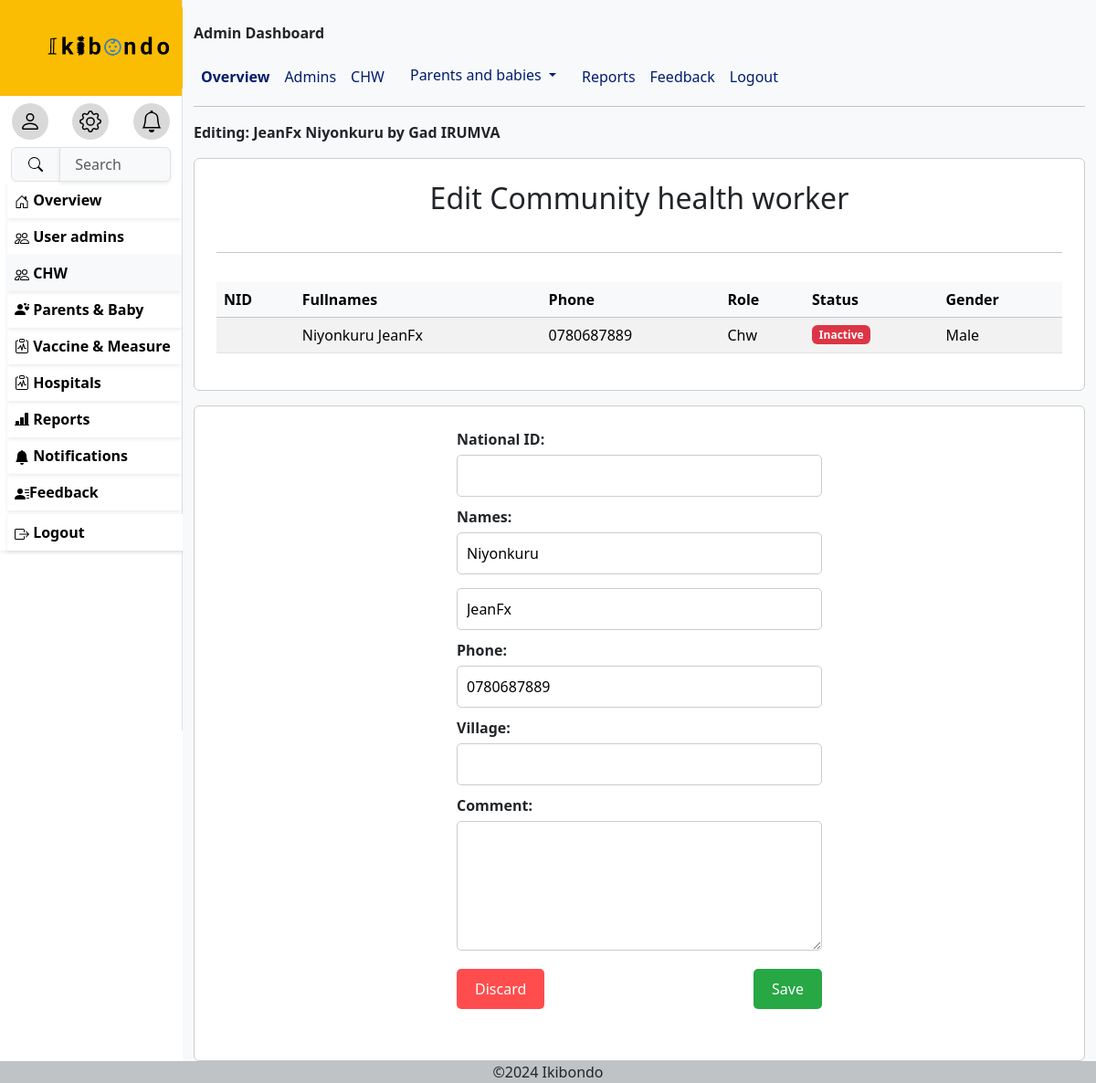
Page /userdetail/0780687889/ (signed in) on the committed database.
### ikibondoapp/models.py (models this page shows, shortened)
class Myuser(AbstractUser):
    ROLE_CHOICES = [
        ('Nurse', 'Nurse'),
        ('Superadmin', 'Superadmin'),
        ('Chw', 'Chw'),
        ('Parent', 'Parent'),
    ]
    GENDER_CHOICES = [
        ('Male', 'Male'),
        ('Female', 'Female'),
    ]
    username=None
    phone_number=models.CharField(max_length=10,validators=[
            RegexValidator(
                regex=r'^\d{10}$',
                message="Phone number must be 10 digits long.",
                code='invalid_phone_number'
            )
            ],
        unique=True)
    email=models.EmailField(unique=True,blank=True)
    role=models.CharField(choices=[('Nurse','Nurse'),('Superadmin','Superadmin'),('Chw','Chw'),('Parent','Parent')],max_length=50)
    gender= models.CharField(choices=[('Male','Male'),('Female','Female')],max_length=20)
    Age= models.PositiveIntegerField(null=True,validators=[
            RegexValidator(
                regex=r'^\d{2}$',
                message="age must be 2 digits long.",
                code='invalid_age_value'
            )
            ])
    need_password_change=models.BooleanField(default=True)
    USERNAME_FIELD='phone_number'
    REQUIRED_FIELDS=['email']
    object=CustomUserManager()

### ikibondoapp/views.py (the view)
# urls.py: path('userdetail/<str:phone>/',userdetail,name='userdetail'),
@login_required
def userdetail(request,phone):
    user=request.user
    editx = get_object_or_404(Myuser, phone_number=phone)
    if request.method=='POST':
        return render(request,'userdetails.html',{'user':user,'editx':editx})
    return render(request,'userdetails.html',{'user':user,'editx':editx})

### TEMPLATES/userdetails.html (shortened to what this page needs)
{% extends 'base.html'%}
{% block menu%}
<a href="{% url 'useradmin' %}" class="remove">
    <div class="p-2 ms-2 shadow-sm fw-bold hovs">
      Overview</div>
   </a>
   {%if user.role == 'Superadmin'%}
   <a href="{% url 'admins'%}" class="remove">
    <div class="p-2 ms-2 shadow-sm fw-bold hovs">
      User admins
     </div>
   </a>
   {%endif%}
   {% if user.role == 'Superadmin' or user.role == 'Nurse'%}
   <a href="{% url 'chw'%}" class="remove">
    <div class="p-2 ms-2 shadow-sm fw-bold bg-light hovs">
      CHW
     </div>
   </a>
   {%endif%}
   <a href="{% url 'parents' %}" class="remove hovs">
    <div class="p-2  ms-2 shadow-sm fw-bold hovs">
      <i class="bi bi-person-hearts"></i>
       Parents & Baby</div>
   </a>
   <a href="{% url 'vaccine' %}" class="remove">
    <div class="p-2 ms-2 shadow-sm fw-bold hovs">
      <i class="bi bi-clipboard-pulse"></i>
       Vaccine & Measure</div>
   </a>
   {% if user.role == 'Superadmin' or user.role == 'Nurse'%}
   <a href="{% url 'hospitals' %}" class="remove">
    <div class="p-2 ms-2 shadow-sm fw-bold  hovs">
      <i class="bi bi-clipboard-pulse"></i>
       Hospitals</div>
   </a>
   <a href="{% url 'reports' %}" class="remove">
    <div class="p-2 ms-2 shadow-sm fw-bold  hovs">
      <i class="bi bi-bar-chart-line-fill"></i>
      Reports</div>
   </a>
   {%endif%}
   <a href="{% url 'notification'%}" class="remove">
    <div class="p-2 ms-2 shadow-sm fw-bold  hovs">
      <svg xmlns="http://www.w3.org/2000/svg" width="16" height="16" fill="currentColor" class="bi bi-bell-fill" viewBox="0 0 16 16">
        <path d="M8 16a2 2 0 0 0 2-2H6a2 2 0 0 0 2 2m.995-14.901a1 1 0 1 0-1.99 0A5 5 0 0 0 3 6c0 1.098-.5 6-2 7h14c-1.5-1-2-5.902-2-7 0-2.42-1.72-4.44-4.005-4.901"/>
      </svg>
       Notifications</div>
   </a>
   {%if user.role == 'Superadmin' or user.role == 'Nurse'%}
   <a href="{% url 'adminfeedback'%}" class="remove">
    <div class="p-2 ms-2 shadow-sm fw-bold  hovs">
      Feedback
      </div>
   </a>
   {%endif%}
      <div>
      <form method="post" action="{% url 'logout' %}" class="container-fluid p-0 shadow-sm mt-1 me-0">
        <button type="submit" class="p-2 ms-2 shadow-sm fw-bold container-fluid border-0 bg-white text-start hovs" data-bs-toggle="modal" data-bs-target="#examplemodal">
           Logout</button>
        </form>
       </div>
{%endblock%}
{%block content%}
<b> Editing: {{editx.last_name}}
{{editx.first_name}} by {{user.last_name}} {{user.first_name}}</b>
<div class="wrapper w-100 bg-white">
  <div class="box1">
    <h2 class="p2"><center>
      {%if editx.role == 'Chw' %}
      Edit Community health worker
      {%elif editx.role == 'Superadmin' %}
      Edit Admin
      {%elif editx.role == 'Parent' %}
      Edit Parent
      {%else%}
      Edit Nurse
      {%endif%}
    </center></h2>
    <hr>
    <p><b>You are going to edit</b></p>
    <div class="table-responsive ">
      <table class="table table-striped table-hover ">
          <thead class="table-light">
              <th scope="col">NID</th>
              <th scope="col">Fullnames</th>
              <th scope="col">Phone</th>
              <th scope="col">Role</th>
              <th scope="col">Status</th>
              <th scope="col">Gender</th>
            </thead>
          <tbody id="userTableBody">
            <tr>
              <td>{{ editx.nid }}</td>
              <td>{{ editx.first_name }} {{ editx.last_name }}</td>
              <td>{{ editx.phone_number }}</td>
              <td>{{ editx.role }}</td>
              <td>
                {%if editx.is_active %}
                <span class="badge bg-success">Active</span>
                {%else%}
                <span class="badge bg-danger">Inactive</span>
                {%endif%}
              </td>
              <td>{{ editx.gender }}</td>
          </tbody>
       </table>
    </div>
  </div>
  </div>
<div class="wrapper">
  <div class="box1">
    <form action="" method="post" style="max-width: 400px; margin: auto;">
      <label for="nid" style="display: block; margin-bottom: 10px;">
        <b>National ID:</b>
        <input type="number" name="nid" id="nid" value="" style="width: 100%; padding: 10px; margin-top: 5px; border-radius: 5px; border: 1px solid #ccc;">
      </label>
      <label for="first_name" style="display: block; margin-bottom: 10px;">
        <b>Names:</b>
        <input type="text" name="first_name" id="first_name" value="{{editx.first_name}}" placeholder="First Name" style="width: 100%; padding: 10px; margin-top: 5px; border-radius: 5px; border: 1px solid #ccc;">
      </label>
      <label for="last_name" style="display: block; margin-bottom: 10px;">
        <input type="text" name="last_name" id="last_name" placeholder="Last Name" value="{{editx.last_name}}" style="width: 100%; padding: 10px; margin-top: 5px; border-radius: 5px; border: 1px solid #ccc;">
      </label>
      <label for="phone" style="display: block; margin-bottom: 10px;">
        <b>Phone:</b>
        <input type="tel" name="phone" id="phone" value="{{editx.phone_number}}" style="width: 100%; padding: 10px; margin-top: 5px; border-radius: 5px; border: 1px solid #ccc;">
      </label>
      <label for="village" style="display: block; margin-bottom: 10px;">
        <b>Village:</b>
        <input type="text" name="village" id="village" style="width: 100%; padding: 10px; margin-top: 5px; border-radius: 5px; border: 1px solid #ccc;">
      </label>
      <label for="comment" style="display: block; margin-bottom: 20px;">
        <b>Comment:</b>
        <textarea name="comment" required id="comment" cols="30" rows="5" style="width: 100%; padding: 10px; margin-top: 5px; border-radius: 5px; border: 1px solid #ccc;"></textarea>
      </label>
      <div style="display: flex; justify-content: space-between;">
        <button type="button" style="background-color: #ff4d4d; color: white; padding: 10px 20px; border: none; border-radius: 5px;">Discard</button>
        <button type="submit" style="background-color: #28a745; color: white; padding: 10px 20px; border: none; border-radius: 5px;">Save</button>
      </div>
    </form>
  </div>
</div>
</div>
</div>
{%endblock%}

### TEMPLATES/base.html (style rules this page uses)
*, *::before, *::after { box-sizing: border-box; }
* { margin: 0; }
body { font-family: system-ui; max-width: 100%; margin-inline: auto; }
.remove { text-decoration: none; color: #000; font-weight: bolder; }
.wrapper { display: grid; grid-template-columns: repeat(auto-fit, minmax(250px, 1fr)); gap:1rem; margin-top: 1rem ; }
.box1 { background-color: #fff; border: 1px solid #ccc; border-radius: 6px; padding: 1.5rem; display: grid; grid-template-rows: subgrid; grid-row:span 3; }

### rows in the picture
Myuser: last_name "JeanFx", first_name "Niyonkuru", phone_number "0780687889", role "Chw", gender "Male", phone "0780687889"
Myuser: last_name "Gad", first_name "IRUMVA"
